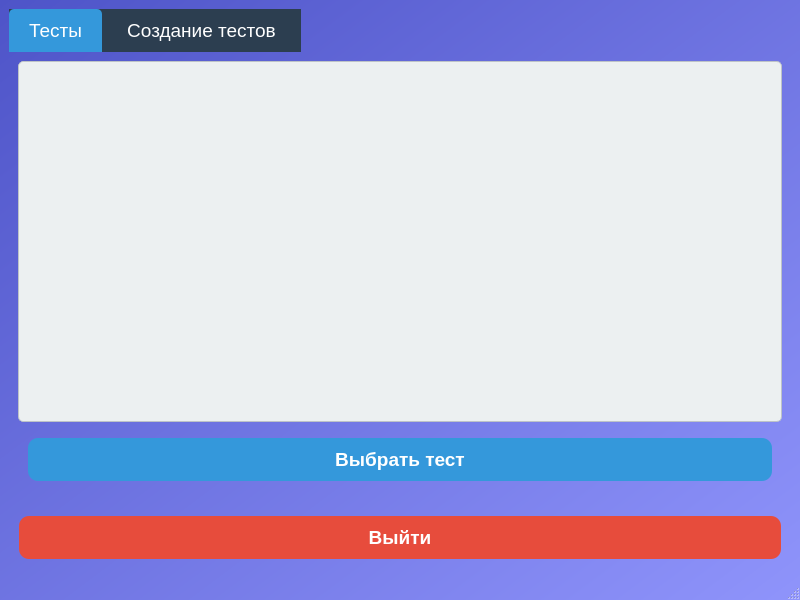
<?xml version="1.0" encoding="UTF-8"?>
<ui version="4.0">
 <class>Menu</class>
 <widget class="QMainWindow" name="Menu">
  <property name="geometry">
   <rect>
    <x>0</x>
    <y>0</y>
    <width>800</width>
    <height>600</height>
   </rect>
  </property>
  <property name="windowTitle">
   <string>Меню</string>
  </property>
  <property name="styleSheet">
   <string notr="true">
    QMainWindow {
        background-color: qlineargradient(spread:pad, x1:0, y1:0, x2:1, y2:1, stop:0 #4e54c8, stop:1 #8f94fb);
    }
    QTabWidget::pane {
        border: none;
    }
    QTabBar {
        background-color: #2c3e50;
        font-size: 14pt;
        color: white;
    }
    QTabBar::tab {
        background-color: #2c3e50;
        color: white;
        padding: 10px 20px; /* Увеличенные отступы */
        border-top-left-radius: 5px;
        border-top-right-radius: 5px;
        margin-right: 5px; /* Отступ между вкладками */
    }
    QTabBar::tab:selected {
        background-color: #3498db;
    }
    QListWidget {
        background-color: #ecf0f1;
        border: 1px solid #bdc3c7;
        border-radius: 5px;
        font-size: 12pt;
    }
    QPushButton {
        background-color: #3498db;
        color: white;
        font-size: 14pt;
        font-weight: bold;
        border: none;
        border-radius: 10px;
        padding: 10px;
        min-width: 200px;
        margin: 10px;
    }
    QPushButton:hover {
        background-color: #2980b9;
    }
    QPushButton:pressed {
        background-color: #1abc9c;
    }
    #exitButton {
        background-color: #e74c3c;
        color: white;
        font-size: 14pt;
        font-weight: bold;
        border: none;
        border-radius: 10px;
        padding: 10px;
        min-width: 150px;
        margin: 10px;
    }
    #exitButton:hover {
        background-color: #c0392b;
    }
    #exitButton:pressed {
        background-color: #d35400;
    }
   </string>
  </property>
  <widget class="QWidget" name="centralWidget">
   <layout class="QVBoxLayout" name="verticalLayout">
    <item>
     <widget class="QTabWidget" name="tabWidget">
      <property name="tabPosition">
       <enum>QTabWidget::TabPosition::North</enum>
      </property>
      <property name="currentIndex">
       <number>0</number>
      </property>
      <widget class="QWidget" name="testsTab">
       <attribute name="title">
        <string>Тесты</string>
       </attribute>
       <layout class="QVBoxLayout" name="verticalLayout_2">
        <item>
         <widget class="QListWidget" name="testsList">
          <property name="toolTip">
           <string>Список доступных тестов</string>
          </property>
         </widget>
        </item>
        <item>
         <widget class="QPushButton" name="selectTestButton">
          <property name="text">
           <string>Выбрать тест</string>
          </property>
         </widget>
        </item>
       </layout>
      </widget>
      <widget class="QWidget" name="createTestsTab">
       <attribute name="title">
        <string>Создание тестов</string>
       </attribute>
       <layout class="QVBoxLayout" name="verticalLayout_3">
        <item>
         <spacer>
          <property name="orientation">
           <enum>Qt::Orientation::Vertical</enum>
          </property>
          <property name="sizeHint" stdset="0">
           <size>
            <width>20</width>
            <height>40</height>
           </size>
          </property>
         </spacer>
        </item>
        <item>
         <widget class="QPushButton" name="createTestButton">
          <property name="text">
           <string>Создать тест</string>
          </property>
         </widget>
        </item>
        <item>
         <widget class="QPushButton" name="editTestButton">
          <property name="text">
           <string>Редактировать тест</string>
          </property>
         </widget>
        </item>
        <item>
         <widget class="QPushButton" name="deleteTestButton">
          <property name="text">
           <string>Удалить тест</string>
          </property>
         </widget>
        </item>
        <item>
         <spacer>
          <property name="orientation">
           <enum>Qt::Orientation::Vertical</enum>
          </property>
          <property name="sizeHint" stdset="0">
           <size>
            <width>20</width>
            <height>40</height>
           </size>
          </property>
         </spacer>
        </item>
       </layout>
      </widget>
     </widget>
    </item>
    <item>
     <widget class="QPushButton" name="exitButton">
      <property name="text">
       <string>Выйти</string>
      </property>
     </widget>
    </item>
   </layout>
  </widget>
  <widget class="QMenuBar" name="menuBar">
   <property name="geometry">
    <rect>
     <x>0</x>
     <y>0</y>
     <width>800</width>
     <height>21</height>
    </rect>
   </property>
  </widget>
  <widget class="QStatusBar" name="statusBar"/>
 </widget>
 <resources/>
 <connections/>
</ui>
